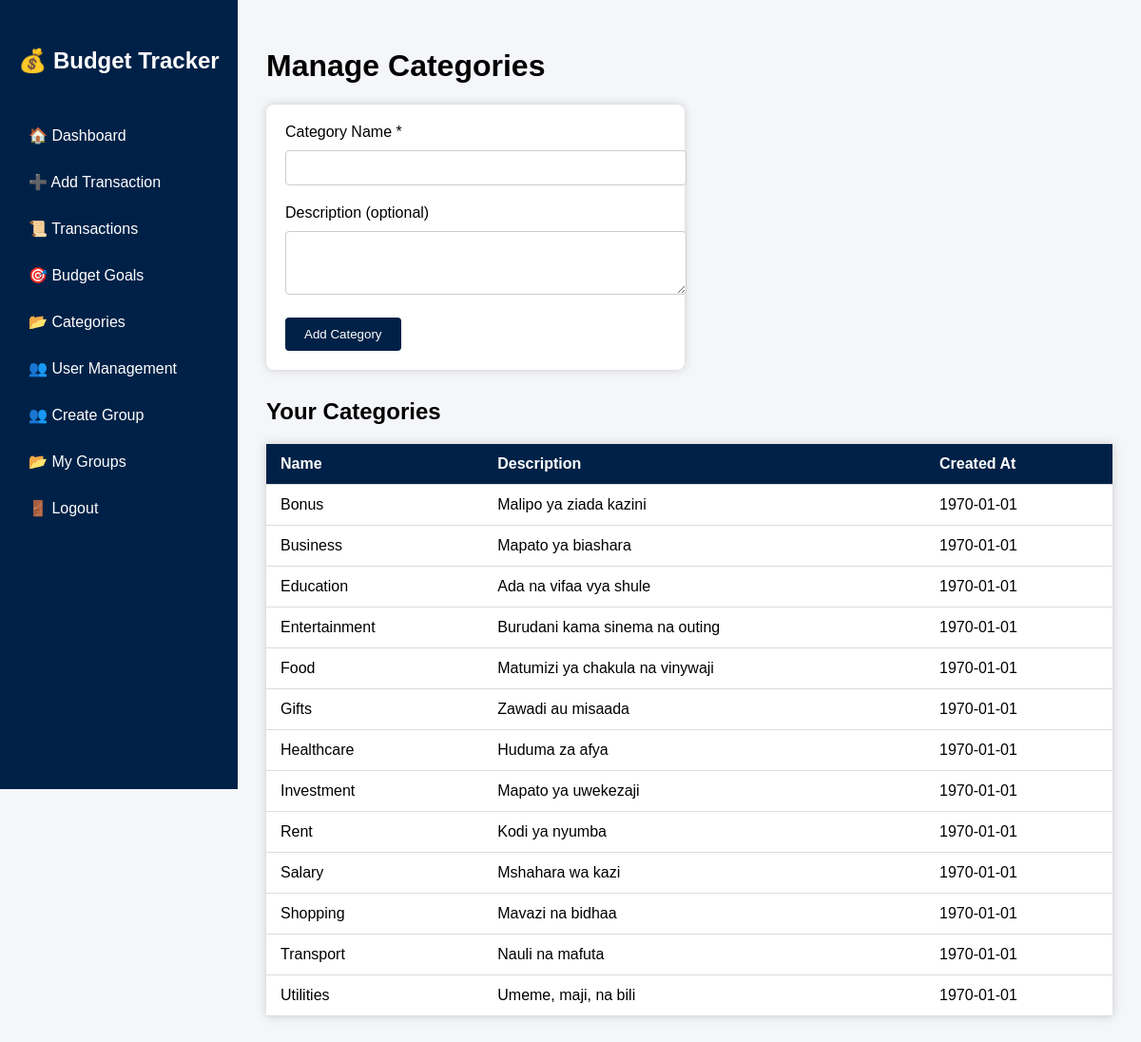
The app's page /category.php (signed in) with its own data.
### tables this page shows
CREATE TABLE `categories` (
  `id` int(11) NOT NULL,
  `name` varchar(100) NOT NULL,
  `description` text DEFAULT NULL,
  `user_id` int(11) DEFAULT NULL
);

### category.php (the view, shortened to what this page needs)
<?php
require 'db.php';
$user_id = $_SESSION['user_id'];
$stmt = $pdo->prepare("SELECT * FROM categories WHERE user_id = ? ORDER BY name");
$stmt->execute([$user_id]);
$categories = $stmt->fetchAll(PDO::FETCH_ASSOC);
?>
<!DOCTYPE html>
<html lang="en">
<head>
</head>
<body>
<div class="sidebar">
    <h2>💰 Budget Tracker</h2>
    <a href="dashboard.php">🏠 Dashboard</a>
    <a href="add_transaction.php">➕ Add Transaction</a>
    <a href="transactions.php">📜 Transactions</a>
    <a href="budget.php">🎯 Budget Goals</a>
    <a href="category.php">📂 Categories</a>
    <?php if ($_SESSION['role'] === 'admin'): ?>
        <a href="users.php">👥 User Management</a>
    <?php endif; ?>
    <a href="create_group.php">👥 Create Group</a>
<a href="my_groups.php">📂 My Groups</a>
    <a href="logout.php">🚪 Logout</a>
</div>
<div class="main">
    <h1>Manage Categories</h1>
    <form method="POST" action="category.php">
        <label for="name">Category Name *</label>
        <input type="text" name="name" id="name" required>
        <label for="description">Description (optional)</label>
        <textarea name="description" id="description" rows="3"></textarea>
        <button type="submit">Add Category</button>
    </form>
    <h2>Your Categories</h2>
    <?php if (count($categories) > 0): ?>
        <table>
            <thead>
                <tr>
                    <th>Name</th>
                    <th>Description</th>
                    <th>Created At</th>
                </tr>
            </thead>
            <tbody>
                <?php foreach ($categories as $cat): ?>
                <tr>
                    <td><?= htmlspecialchars($cat['name']) ?></td>
                    <td><?= htmlspecialchars($cat['description']) ?></td>
                    <td><?= date('Y-m-d', strtotime($cat['created_at'] ?? '')) ?></td>
                </tr>
                <?php endforeach; ?>
            </tbody>
        </table>
    <?php else: ?>
        <p>No categories found. Add some to start tracking your expenses.</p>
    <?php endif; ?>
</div>
</body>
</html>

### category.php (style rules this page uses)
body { font-family: Arial, sans-serif; background: #f4f6f9; margin: 0; }
.sidebar { width: 250px; background: #002147; height: 100vh; float: left; color: white; padding-top: 30px; position: fixed; }
.sidebar h2 { text-align: center; margin-bottom: 40px; }
.sidebar a { display: block; padding: 15px 30px; text-decoration: none; color: white; }
.main { margin-left: 250px; padding: 30px; }
form { background: white; padding: 20px; border-radius: 8px; box-shadow: 0 0 10px #ccc; margin-bottom: 30px; max-width: 400px; }
input[type="text"], textarea { width: 100%; padding: 10px; margin: 10px 0 20px 0; border: 1px solid #ccc; border-radius: 4px; }
button { background: #002147; color: white; border: none; padding: 10px 20px; border-radius: 4px; cursor: pointer; }
table { width: 100%; border-collapse: collapse; background: white; box-shadow: 0 0 10px #ccc; }
th, td { padding: 12px 15px; border-bottom: 1px solid #ddd; text-align: left; }
th { background: #002147; color: white; }

### records on screen
categories: name "Bonus", description "Malipo ya ziada kazini", created_at "1970-01-01"
categories: name "Business", description "Mapato ya biashara", created_at "1970-01-01"
categories: name "Education", description "Ada na vifaa vya shule", created_at "1970-01-01"
categories: name "Entertainment", description "Burudani kama sinema na outing", created_at "1970-01-01"
categories: name "Food", description "Matumizi ya chakula na vinywaji", created_at "1970-01-01"
categories: name "Gifts", description "Zawadi au misaada", created_at "1970-01-01"
categories: name "Healthcare", description "Huduma za afya", created_at "1970-01-01"
categories: name "Investment", description "Mapato ya uwekezaji", created_at "1970-01-01"
categories: name "Rent", description "Kodi ya nyumba", created_at "1970-01-01"
categories: name "Salary", description "Mshahara wa kazi", created_at "1970-01-01"
categories: name "Shopping", description "Mavazi na bidhaa", created_at "1970-01-01"
categories: name "Transport", description "Nauli na mafuta", created_at "1970-01-01"
categories: name "Utilities", description "Umeme, maji, na bili", created_at "1970-01-01"
